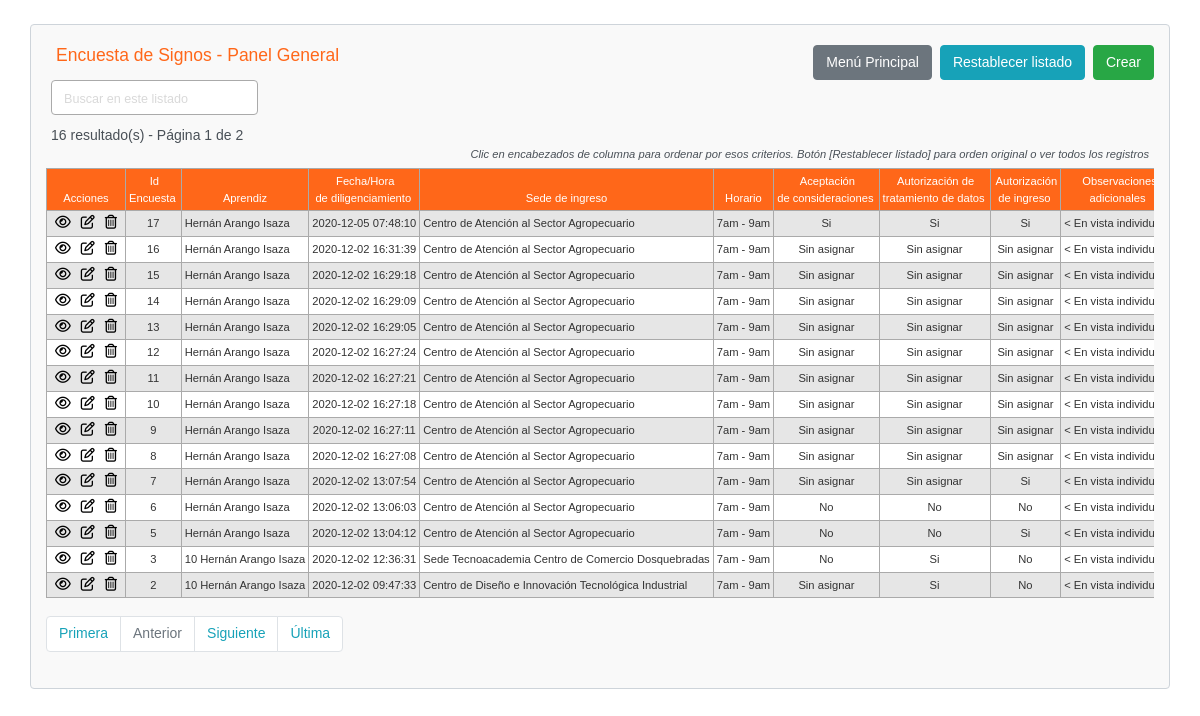
/app/encuesta_signos-index.php, run on the app's committed database.
### tables this page shows
CREATE TABLE `encuesta_signos` (
  `idEncuesta` int(11) NOT NULL,
  `idAprendiz` int(11) DEFAULT NULL,
  `fechaHoraDiligenciamiento` datetime NOT NULL DEFAULT current_timestamp(),
  `idSedeIngreso` int(11) DEFAULT NULL,
  `idHorario` int(11) DEFAULT NULL,
  `aceptacionConsideraciones` tinyint(1) NOT NULL DEFAULT -1,
  `autorizacionTratamientoDatos` tinyint(1) NOT NULL DEFAULT -1,
  `autorizacionIngreso` tinyint(1) NOT NULL DEFAULT -1,
  `observacionAdicional` text DEFAULT NULL,
  `aceptacionRespuestaPositiva` tinyint(1) NOT NULL DEFAULT -1,
  `estado` tinyint(4) NOT NULL DEFAULT 1,
  `auditoria` datetime NOT NULL DEFAULT current_timestamp() ON UPDATE current_timestamp()
);

CREATE TABLE `aprendices` (
  `idAprendiz` int(11) NOT NULL,
  `idTipoVinculacion` int(11) DEFAULT NULL,
  `nombreCompleto` varchar(75) DEFAULT NULL,
  `idTipoIdentificacion` int(11) DEFAULT NULL,
  `identificacion` varchar(50) DEFAULT NULL,
  `email` varchar(75) DEFAULT NULL,
  `telefonoPersonal` varchar(50) DEFAULT NULL,
  `telefonoAcudiente` varchar(50) DEFAULT NULL,
  `fechaNacimiento` date DEFAULT NULL,
  `idTipoGenero` int(11) DEFAULT NULL,
  `direccionResidencia` varchar(75) DEFAULT NULL,
  `idMunicipio` int(4) DEFAULT NULL,
  `idDepartamento` int(3) DEFAULT NULL,
  `idCentroFormacion` int(11) DEFAULT NULL,
  `idFichaFormacion` int(11) DEFAULT NULL,
  `estado` tinyint(4) DEFAULT 1,
  `auditoria` datetime DEFAULT current_timestamp() ON UPDATE current_timestamp()
);

CREATE TABLE `centros_formacion` (
  `idCentroFormacion` int(11) NOT NULL,
  `nombreLargoCentroFormacion` varchar(75) DEFAULT NULL,
  `nombreCorto` varchar(50) DEFAULT NULL,
  `direccion` varchar(75) DEFAULT NULL,
  `idMunicipio` int(4) DEFAULT NULL,
  `idDepartamento` int(3) DEFAULT NULL,
  `telefono1` varchar(50) DEFAULT NULL,
  `telefono2` varchar(50) DEFAULT NULL,
  `emailContacto1` varchar(75) DEFAULT NULL,
  `emailContacto2` varchar(75) DEFAULT NULL,
  `estado` tinyint(4) DEFAULT 1,
  `auditoria` datetime DEFAULT current_timestamp() ON UPDATE current_timestamp()
);

CREATE TABLE `horarios` (
  `idHorario` int(11) NOT NULL,
  `nombreCorto` varchar(50) DEFAULT NULL,
  `horaInicial` time DEFAULT NULL,
  `horaFinal` time DEFAULT NULL,
  `jornada` tinyint(1) DEFAULT -1,
  `estado` tinyint(4) DEFAULT 1,
  `auditoria` datetime DEFAULT current_timestamp() ON UPDATE current_timestamp()
);

### app/config.php (called while the page is built, shortened)
<?php
$no_of_records_per_page = 15;
?>

### app/encuesta_signos-index.php (the view, shortened to what this page needs)
<!DOCTYPE html>
<html lang="es">
<head>
    <link rel="stylesheet" href="https://stackpath.bootstrapcdn.com/bootstrap/4.5.0/css/bootstrap.min.css">
    <link rel="stylesheet" href="css/estilos.css" />
</head>
<body>
    <section class="pt-4">
        <div class="container-fluid index">
            <div class="row">
                <div class="col-md-12">
                    <div class="page-header clearfix">
                        <h2 class="float-left">Encuesta de Signos - Panel General</h2>
                        <a href="encuesta_signos-create.php" class="btn btn-success float-right">Crear</a>
                        <a href="encuesta_signos-index.php" class="btn btn-info float-right mr-2">Restablecer listado</a>
                        <a href="index.php" class="btn btn-secondary float-right mr-2">Menú Principal</a>
                    </div>
                    <div class="form-row">
                        <form action="encuesta_signos-index.php" method="get">
                        <div class="col">
                          <input type="text" class="form-control" placeholder="Buscar en este listado" name="search">
                        </div>
                        </form>
                    </div>
                    <?php
                    require_once "config.php";
                    $domain     = $_SERVER['HTTP_HOST'];
                    $script   = $_SERVER['SCRIPT_NAME'];
                    $parameters   = $_SERVER['QUERY_STRING'];
                    $protocol=strpos(strtolower($_SERVER['SERVER_PROTOCOL']),'https')
                                === FALSE ? 'http' : 'https';
                    $currenturl = $protocol . '://' . $domain. $script . '?' . $parameters;
                    if (isset($_GET['pageno'])) {
                        $pageno = $_GET['pageno'];
                    } else {
                        $pageno = 1;
                    }
                    $offset = ($pageno-1) * $no_of_records_per_page;
                    $total_pages_sql = "SELECT COUNT(*) FROM encuesta_signos";
                    $result = mysqli_query($link,$total_pages_sql);
                    $total_rows = mysqli_fetch_array($result)[0];
                    $total_pages = ceil($total_rows / $no_of_records_per_page);
                    $order = 'idEncuesta';
                    $sortBy = array('asc', 'desc'); $sort = 'desc';
                    $sql = "SELECT ES.*,
                        AP.nombreCompleto AS 'nombreCompleto',
                        CF.nombreLargoCentroFormacion AS 'nombreLargoCentroFormacion',
                        HO.nombreCorto AS 'nombreCorto'
                        FROM encuesta_signos ES
                        LEFT JOIN aprendices AP ON AP.idAprendiz = ES.idAprendiz
                        LEFT JOIN centros_formacion CF ON CF.idCentroFormacion = ES.idSedeIngreso
                        LEFT JOIN horarios HO ON HO.idHorario = ES.idHorario
                        ORDER BY $order $sort LIMIT $offset, $no_of_records_per_page";
                    $count_pages = "SELECT * FROM encuesta_signos";
                    if(!empty($_GET['search'])) {
                        $search = ($_GET['search']);
                    $sql = "SELECT ES.*,
                            AP.nombreCompleto AS 'nombreCompleto',
                            CF.nombreLargoCentroFormacion AS 'nombreLargoCentroFormacion',
                            HO.nombreCorto AS 'nombreCorto'
                            FROM encuesta_signos ES
                            LEFT JOIN aprendices AP ON AP.idAprendiz = ES.idAprendiz
                            LEFT JOIN centros_formacion CF ON CF.idCentroFormacion = ES.idSedeIngreso
                            LEFT JOIN horarios HO ON HO.idHorario = ES.idHorario
                            WHERE CONCAT (ES.idEncuesta,AP.nombreCompleto,ES.fechaHoraDiligenciamiento,CF.nombreLargoCentroFormacion,HO.nombreCorto,ES.aceptacionConsideraciones,ES.autorizacionTratamientoDatos,ES.autorizacionIngreso,ES.observacionAdicional,ES.aceptacionRespuestaPositiva,ES.estado,ES.auditoria)
                            LIKE '%$search%'
                            ORDER BY $order $sort
                            LIMIT $offset, $no_of_records_per_page";
                        $count_pages = "SELECT ES.*,
                            AP.nombreCompleto AS 'nombreCompleto',
                            CF.nombreLargoCentroFormacion AS 'nombreLargoCentroFormacion',
                            HO.nombreCorto AS 'nombreCorto'
                            FROM encuesta_signos ES
                            LEFT JOIN aprendices AP ON AP.idAprendiz = ES.idAprendiz
                            LEFT JOIN centros_formacion CF ON CF.idCentroFormacion = ES.idSedeIngreso
                            LEFT JOIN horarios HO ON HO.idHorario = ES.idHorario
                            WHERE CONCAT (ES.idEncuesta,AP.nombreCompleto,ES.fechaHoraDiligenciamiento,CF.nombreLargoCentroFormacion,HO.nombreCorto,ES.aceptacionConsideraciones,ES.autorizacionTratamientoDatos,ES.autorizacionIngreso,ES.observacionAdicional,ES.aceptacionRespuestaPositiva,ES.estado,ES.auditoria)
                            LIKE '%$search%'
                            ORDER BY $order $sort";
                    }
                    else {
                        $search = "";
                    }
                    if($result = mysqli_query($link, $sql)){
                        if(mysqli_num_rows($result) > 0){
                            if ($result_count = mysqli_query($link, $count_pages)) {
                               $total_pages = ceil(mysqli_num_rows($result_count) / $no_of_records_per_page);
                           }
                            $number_of_results = mysqli_num_rows($result_count);
                            echo "<div class='cantidad-paginas'>" . $number_of_results . " resultado(s) - Página " . $pageno . " de " . $total_pages . "</div>";
                            echo "<p class='tip-columnas-index'>Clic en encabezados de columna para ordenar por esos criterios. Botón [Restablecer listado] para orden original o ver todos los registros</p>";
                            echo "<div class='seccion-tabla-scroll-horizontal'>";
                            echo "<table class='flipped estilo-tabla-index table table-bordered table-striped'>";
                                echo "<thead>";
                                    echo "<tr>";
                                        echo "<th class='estilo-acciones'>Acciones</th>";
                                        echo "<th><a href=?search=$search&sort=&order=idEncuesta&sort=$sort>Id<br>Encuesta</th>";
										echo "<th><a href=?search=$search&sort=&order=idAprendiz&sort=$sort>Aprendiz</th>";
										echo "<th><a href=?search=$search&sort=&order=fechaHoraDiligenciamiento&sort=$sort>Fecha/Hora<br>de diligenciamiento</th>";
										echo "<th><a href=?search=$search&sort=&order=idSedeIngreso&sort=$sort>Sede de ingreso</th>";
										echo "<th><a href=?search=$search&sort=&order=idHorario&sort=$sort>Horario</th>";
										echo "<th><a href=?search=$search&sort=&order=aceptacionConsideraciones&sort=$sort>Aceptación<br>de consideraciones</th>";
										echo "<th><a href=?search=$search&sort=&order=autorizacionTratamientoDatos&sort=$sort>Autorización de<br>tratamiento de datos</th>";
										echo "<th><a href=?search=$search&sort=&order=autorizacionIngreso&sort=$sort>Autorización<br>de ingreso</th>";
										echo "<th><a href=?search=$search&sort=&order=observacionAdicional&sort=$sort>Observaciones<br>adicionales</th>";
                                    echo "</tr>";
                                echo "</thead>";
                                echo "<tbody>";
                                while($row = mysqli_fetch_array($result)){
                                    echo "<tr>";
                                    echo "<td class='centrar-columna'>";
                                    echo "<a href='encuesta_signos-read.php?idEncuesta=". $row['idEncuesta'] ."'><i class='far fa-eye'></i></a>";
                                    echo "<a href='encuesta_signos-update.php?idEncuesta=". $row['idEncuesta'] ."'><i class='far fa-edit'></i></a>";
                                    echo "<a href='encuesta_signos-delete.php?idEncuesta=". $row['idEncuesta'] ."'><i class='far fa-trash-alt'></i></a>";
                                    echo "</td>";
                                    echo "<td class='centrar-columna'>" . $row['idEncuesta'] . "</td>";
                                    echo "<td>" . $row['nombreCompleto'] . "</td>";
                                    echo "<td class='centrar-columna'>" . $row['fechaHoraDiligenciamiento'] . "</td>";
                                    echo "<td>" . $row['nombreLargoCentroFormacion'] . "</td>";
                                    echo "<td class='centrar-columna'>" . $row['nombreCorto'] . "</td>";
                                    echo "<td class='centrar-columna'>";
                                        if ($row['aceptacionConsideraciones'] == 0) { echo 'No'; }
                                        else if ($row['aceptacionConsideraciones'] == 1) { echo 'Si'; }
                                        else if ($row['aceptacionConsideraciones'] == -1) { echo 'Sin asignar'; }
                                    echo "</td>";
                                    echo "<td class='centrar-columna'>";
                                        if ($row['autorizacionTratamientoDatos'] == 0) { echo 'No'; }
                                        else if ($row['autorizacionTratamientoDatos'] == 1) { echo 'Si'; }
                                        else if ($row['autorizacionTratamientoDatos'] == -1) { echo 'Sin asignar'; }
                                    echo "</td>";
                                    echo "<td class='centrar-columna'>";
                                        if ($row['autorizacionIngreso'] == 0) { echo 'No'; }
                                        else if ($row['autorizacionIngreso'] == 1) { echo 'Si'; }
                                        else if ($row['autorizacionIngreso'] == -1) { echo 'Sin asignar'; }
                                    echo "</td>";
                                    echo "<td class='centrar-columna'>" . '< En vista individual >' . "</td>";
                                    echo "</tr>";
                                }
                                echo "</tbody>";
                                echo "</table>";
                                echo "</div>";
                                ?>
                                <ul class="pagination" align-right>
                                    <?php
                                        $new_url = preg_replace('/&?pageno=[^&]*/', '', $currenturl);
                                    ?>
                                    <li class="page-item"><a class="page-link" href="<?php echo $new_url .'&pageno=1' ?>">Primera</a></li>
                                    <li class="page-item <?php if($pageno <= 1){ echo 'disabled'; } ?>">
                                        <a class="page-link" href="<?php if($pageno <= 1){ echo '#'; } else { echo $new_url ."&pageno=".($pageno - 1); } ?>">Anterior</a>
                                    </li>
                                    <li class="page-item <?php if($pageno >= $total_pages){ echo 'disabled'; } ?>">
                                        <a class="page-link" href="<?php if($pageno >= $total_pages){ echo '#'; } else { echo $new_url . "&pageno=".($pageno + 1); } ?>">Siguiente</a>
                                    </li>
                                    <li class="page-item <?php if($pageno >= $total_pages){ echo 'disabled'; } ?>">
                                        <a class="page-item"><a class="page-link" href="<?php echo $new_url .'&pageno=' . $total_pages; ?>">Última</a>
                                    </li>
                                </ul>
                                <?php
                        } else{
                            echo "<p class='lead sin-registros'><em>No se encontraron coincidencias.</em></p>";
                        }
                    } else{
                        echo "ERROR: No fue posible ejecutar $sql. " . mysqli_error($link);
                    }
                    ?>
                </div>
            </div>
        </div>
    </section>
</body>
</html>

### data on the page
encuesta_signos: idEncuesta "17", idAprendiz.nombreCompleto "Hernán Arango Isaza", fechaHoraDiligenciamiento "2020-12-05 07:48:10", idSedeIngreso.nombreLargoCentroFormacion "Centro de Atención al Sector Agropecuario", idHorario.nombreCorto "7am - 9am", aceptacionConsideraciones "Si", autorizacionTratamientoDatos "Si", autorizacionIngreso "Si"
encuesta_signos: idEncuesta "16", idAprendiz.nombreCompleto "Hernán Arango Isaza", fechaHoraDiligenciamiento "2020-12-02 16:31:39", idSedeIngreso.nombreLargoCentroFormacion "Centro de Atención al Sector Agropecuario", idHorario.nombreCorto "7am - 9am", aceptacionConsideraciones "Sin asignar", autorizacionTratamientoDatos "Sin asignar", autorizacionIngreso "Sin asignar"
encuesta_signos: idEncuesta "15", idAprendiz.nombreCompleto "Hernán Arango Isaza", fechaHoraDiligenciamiento "2020-12-02 16:29:18", idSedeIngreso.nombreLargoCentroFormacion "Centro de Atención al Sector Agropecuario", idHorario.nombreCorto "7am - 9am", aceptacionConsideraciones "Sin asignar", autorizacionTratamientoDatos "Sin asignar", autorizacionIngreso "Sin asignar"
encuesta_signos: idEncuesta "14", idAprendiz.nombreCompleto "Hernán Arango Isaza", fechaHoraDiligenciamiento "2020-12-02 16:29:09", idSedeIngreso.nombreLargoCentroFormacion "Centro de Atención al Sector Agropecuario", idHorario.nombreCorto "7am - 9am", aceptacionConsideraciones "Sin asignar", autorizacionTratamientoDatos "Sin asignar", autorizacionIngreso "Sin asignar"
encuesta_signos: idEncuesta "13", idAprendiz.nombreCompleto "Hernán Arango Isaza", fechaHoraDiligenciamiento "2020-12-02 16:29:05", idSedeIngreso.nombreLargoCentroFormacion "Centro de Atención al Sector Agropecuario", idHorario.nombreCorto "7am - 9am", aceptacionConsideraciones "Sin asignar", autorizacionTratamientoDatos "Sin asignar", autorizacionIngreso "Sin asignar"
encuesta_signos: idEncuesta "12", idAprendiz.nombreCompleto "Hernán Arango Isaza", fechaHoraDiligenciamiento "2020-12-02 16:27:24", idSedeIngreso.nombreLargoCentroFormacion "Centro de Atención al Sector Agropecuario", idHorario.nombreCorto "7am - 9am", aceptacionConsideraciones "Sin asignar", autorizacionTratamientoDatos "Sin asignar", autorizacionIngreso "Sin asignar"
encuesta_signos: idEncuesta "11", idAprendiz.nombreCompleto "Hernán Arango Isaza", fechaHoraDiligenciamiento "2020-12-02 16:27:21", idSedeIngreso.nombreLargoCentroFormacion "Centro de Atención al Sector Agropecuario", idHorario.nombreCorto "7am - 9am", aceptacionConsideraciones "Sin asignar", autorizacionTratamientoDatos "Sin asignar", autorizacionIngreso "Sin asignar"
encuesta_signos: idEncuesta "10", idAprendiz.nombreCompleto "Hernán Arango Isaza", fechaHoraDiligenciamiento "2020-12-02 16:27:18", idSedeIngreso.nombreLargoCentroFormacion "Centro de Atención al Sector Agropecuario", idHorario.nombreCorto "7am - 9am", aceptacionConsideraciones "Sin asignar", autorizacionTratamientoDatos "Sin asignar", autorizacionIngreso "Sin asignar"
encuesta_signos: idEncuesta "9", idAprendiz.nombreCompleto "Hernán Arango Isaza", fechaHoraDiligenciamiento "2020-12-02 16:27:11", idSedeIngreso.nombreLargoCentroFormacion "Centro de Atención al Sector Agropecuario", idHorario.nombreCorto "7am - 9am", aceptacionConsideraciones "Sin asignar", autorizacionTratamientoDatos "Sin asignar", autorizacionIngreso "Sin asignar"
encuesta_signos: idEncuesta "8", idAprendiz.nombreCompleto "Hernán Arango Isaza", fechaHoraDiligenciamiento "2020-12-02 16:27:08", idSedeIngreso.nombreLargoCentroFormacion "Centro de Atención al Sector Agropecuario", idHorario.nombreCorto "7am - 9am", aceptacionConsideraciones "Sin asignar", autorizacionTratamientoDatos "Sin asignar", autorizacionIngreso "Sin asignar"
encuesta_signos: idEncuesta "7", idAprendiz.nombreCompleto "Hernán Arango Isaza", fechaHoraDiligenciamiento "2020-12-02 13:07:54", idSedeIngreso.nombreLargoCentroFormacion "Centro de Atención al Sector Agropecuario", idHorario.nombreCorto "7am - 9am", aceptacionConsideraciones "Sin asignar", autorizacionTratamientoDatos "Sin asignar", autorizacionIngreso "Si"
encuesta_signos: idEncuesta "6", idAprendiz.nombreCompleto "Hernán Arango Isaza", fechaHoraDiligenciamiento "2020-12-02 13:06:03", idSedeIngreso.nombreLargoCentroFormacion "Centro de Atención al Sector Agropecuario", idHorario.nombreCorto "7am - 9am", aceptacionConsideraciones "No", autorizacionTratamientoDatos "No", autorizacionIngreso "No"
encuesta_signos: idEncuesta "5", idAprendiz.nombreCompleto "Hernán Arango Isaza", fechaHoraDiligenciamiento "2020-12-02 13:04:12", idSedeIngreso.nombreLargoCentroFormacion "Centro de Atención al Sector Agropecuario", idHorario.nombreCorto "7am - 9am", aceptacionConsideraciones "No", autorizacionTratamientoDatos "No", autorizacionIngreso "Si"
encuesta_signos: idEncuesta "3", idAprendiz.nombreCompleto "10 Hernán Arango Isaza", fechaHoraDiligenciamiento "2020-12-02 12:36:31", idSedeIngreso.nombreLargoCentroFormacion "Sede Tecnoacademia Centro de Comercio Dosquebradas", idHorario.nombreCorto "7am - 9am", aceptacionConsideraciones "No", autorizacionTratamientoDatos "Si", autorizacionIngreso "No"
encuesta_signos: idEncuesta "2", idAprendiz.nombreCompleto "10 Hernán Arango Isaza", fechaHoraDiligenciamiento "2020-12-02 09:47:33", idSedeIngreso.nombreLargoCentroFormacion "Centro de Diseño e Innovación Tecnológica Industrial", idHorario.nombreCorto "7am - 9am", aceptacionConsideraciones "Sin asignar", autorizacionTratamientoDatos "Si", autorizacionIngreso "No"

### other printed values
$number_of_results "16"
$pageno "1"
$total_pages "2"
